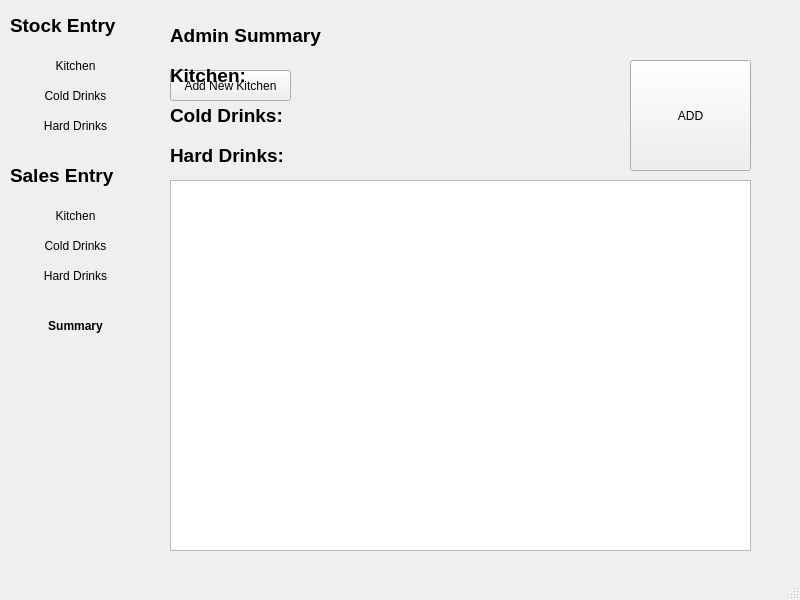
<?xml version="1.0" encoding="UTF-8"?>
<ui version="4.0">
 <class>MainWindow</class>
 <widget class="QMainWindow" name="MainWindow">
  <property name="geometry">
   <rect>
    <x>0</x>
    <y>0</y>
    <width>800</width>
    <height>600</height>
   </rect>
  </property>
  <property name="windowTitle">
   <string>MainWindow</string>
  </property>
  <widget class="QWidget" name="centralwidget">
   <widget class="QLabel" name="label">
    <property name="geometry">
     <rect>
      <x>10</x>
      <y>10</y>
      <width>131</width>
      <height>31</height>
     </rect>
    </property>
    <property name="font">
     <font>
      <pointsize>14</pointsize>
      <weight>75</weight>
      <bold>true</bold>
     </font>
    </property>
    <property name="text">
     <string>Stock Entry</string>
    </property>
   </widget>
   <widget class="QPushButton" name="pushButton">
    <property name="geometry">
     <rect>
      <x>10</x>
      <y>50</y>
      <width>131</width>
      <height>31</height>
     </rect>
    </property>
    <property name="text">
     <string>Kitchen</string>
    </property>
    <property name="default">
     <bool>false</bool>
    </property>
    <property name="flat">
     <bool>true</bool>
    </property>
   </widget>
   <widget class="QPushButton" name="pushButton_2">
    <property name="geometry">
     <rect>
      <x>10</x>
      <y>80</y>
      <width>131</width>
      <height>31</height>
     </rect>
    </property>
    <property name="text">
     <string>Cold Drinks</string>
    </property>
    <property name="default">
     <bool>false</bool>
    </property>
    <property name="flat">
     <bool>true</bool>
    </property>
   </widget>
   <widget class="QPushButton" name="pushButton_3">
    <property name="geometry">
     <rect>
      <x>10</x>
      <y>110</y>
      <width>131</width>
      <height>31</height>
     </rect>
    </property>
    <property name="text">
     <string>Hard Drinks</string>
    </property>
    <property name="default">
     <bool>false</bool>
    </property>
    <property name="flat">
     <bool>true</bool>
    </property>
   </widget>
   <widget class="QLabel" name="label_2">
    <property name="geometry">
     <rect>
      <x>10</x>
      <y>160</y>
      <width>131</width>
      <height>31</height>
     </rect>
    </property>
    <property name="font">
     <font>
      <pointsize>14</pointsize>
      <weight>75</weight>
      <bold>true</bold>
     </font>
    </property>
    <property name="text">
     <string>Sales Entry</string>
    </property>
   </widget>
   <widget class="QPushButton" name="pushButton_4">
    <property name="geometry">
     <rect>
      <x>10</x>
      <y>230</y>
      <width>131</width>
      <height>31</height>
     </rect>
    </property>
    <property name="text">
     <string>Cold Drinks</string>
    </property>
    <property name="default">
     <bool>false</bool>
    </property>
    <property name="flat">
     <bool>true</bool>
    </property>
   </widget>
   <widget class="QPushButton" name="pushButton_5">
    <property name="geometry">
     <rect>
      <x>10</x>
      <y>200</y>
      <width>131</width>
      <height>31</height>
     </rect>
    </property>
    <property name="text">
     <string>Kitchen</string>
    </property>
    <property name="default">
     <bool>false</bool>
    </property>
    <property name="flat">
     <bool>true</bool>
    </property>
   </widget>
   <widget class="QPushButton" name="pushButton_6">
    <property name="geometry">
     <rect>
      <x>10</x>
      <y>260</y>
      <width>131</width>
      <height>31</height>
     </rect>
    </property>
    <property name="text">
     <string>Hard Drinks</string>
    </property>
    <property name="default">
     <bool>false</bool>
    </property>
    <property name="flat">
     <bool>true</bool>
    </property>
   </widget>
   <widget class="QPushButton" name="pushButton_7">
    <property name="geometry">
     <rect>
      <x>170</x>
      <y>70</y>
      <width>121</width>
      <height>31</height>
     </rect>
    </property>
    <property name="text">
     <string>Add New Kitchen</string>
    </property>
   </widget>
   <widget class="QTableView" name="tableView">
    <property name="geometry">
     <rect>
      <x>170</x>
      <y>180</y>
      <width>581</width>
      <height>371</height>
     </rect>
    </property>
   </widget>
   <widget class="QLabel" name="label_3">
    <property name="geometry">
     <rect>
      <x>170</x>
      <y>20</y>
      <width>361</width>
      <height>31</height>
     </rect>
    </property>
    <property name="font">
     <font>
      <pointsize>14</pointsize>
      <weight>75</weight>
      <bold>true</bold>
     </font>
    </property>
    <property name="text">
     <string>Admin Summary</string>
    </property>
   </widget>
   <widget class="QLabel" name="label_4">
    <property name="geometry">
     <rect>
      <x>170</x>
      <y>60</y>
      <width>171</width>
      <height>31</height>
     </rect>
    </property>
    <property name="font">
     <font>
      <pointsize>14</pointsize>
      <weight>75</weight>
      <bold>true</bold>
     </font>
    </property>
    <property name="text">
     <string>Kitchen: </string>
    </property>
   </widget>
   <widget class="QLabel" name="label_5">
    <property name="geometry">
     <rect>
      <x>170</x>
      <y>100</y>
      <width>171</width>
      <height>31</height>
     </rect>
    </property>
    <property name="font">
     <font>
      <pointsize>14</pointsize>
      <weight>75</weight>
      <bold>true</bold>
     </font>
    </property>
    <property name="text">
     <string>Cold Drinks:</string>
    </property>
   </widget>
   <widget class="QLabel" name="label_6">
    <property name="geometry">
     <rect>
      <x>170</x>
      <y>140</y>
      <width>171</width>
      <height>31</height>
     </rect>
    </property>
    <property name="font">
     <font>
      <pointsize>14</pointsize>
      <weight>75</weight>
      <bold>true</bold>
     </font>
    </property>
    <property name="text">
     <string>Hard Drinks:</string>
    </property>
   </widget>
   <widget class="QPushButton" name="pushButton_8">
    <property name="geometry">
     <rect>
      <x>630</x>
      <y>60</y>
      <width>121</width>
      <height>111</height>
     </rect>
    </property>
    <property name="text">
     <string>ADD</string>
    </property>
   </widget>
   <widget class="QPushButton" name="pushButton_9">
    <property name="geometry">
     <rect>
      <x>10</x>
      <y>310</y>
      <width>131</width>
      <height>31</height>
     </rect>
    </property>
    <property name="font">
     <font>
      <weight>75</weight>
      <bold>true</bold>
     </font>
    </property>
    <property name="text">
     <string>Summary</string>
    </property>
    <property name="default">
     <bool>false</bool>
    </property>
    <property name="flat">
     <bool>true</bool>
    </property>
   </widget>
  </widget>
  <widget class="QStatusBar" name="statusbar"/>
 </widget>
 <resources/>
 <connections/>
</ui>
